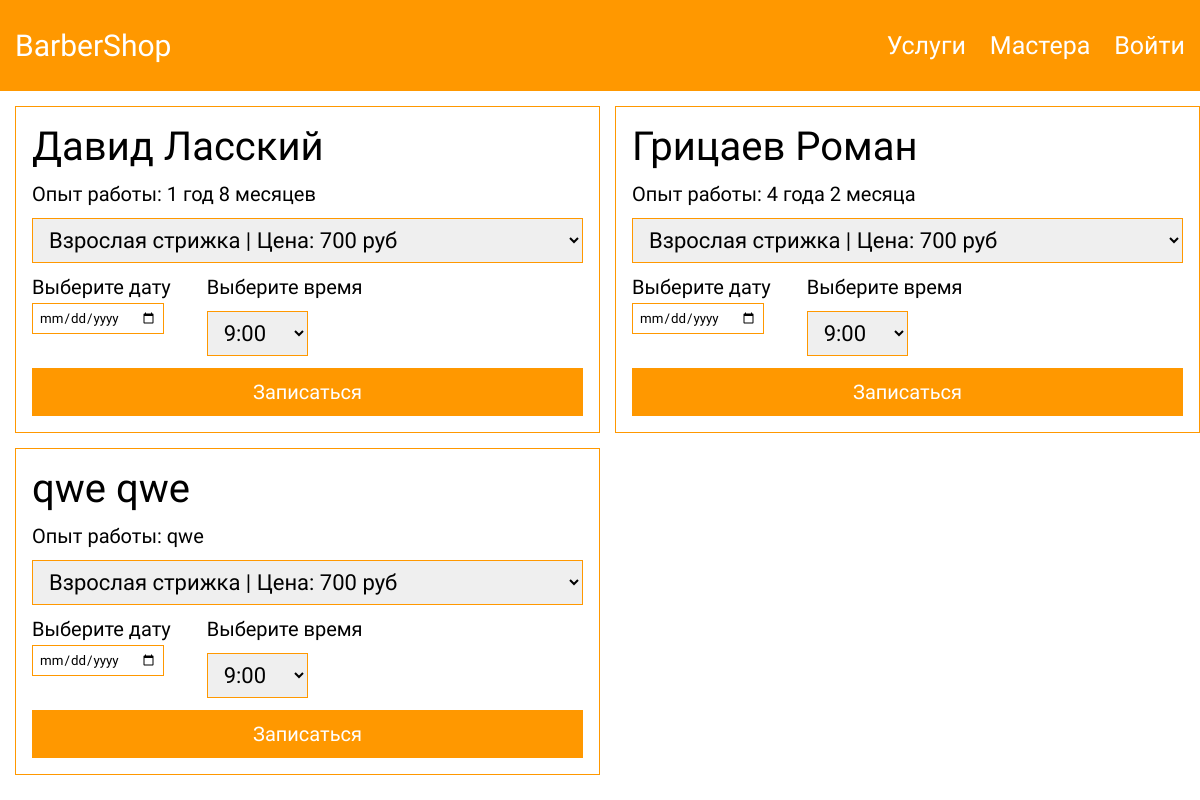
The page /php/pages/barbers.php on the database its author committed.
### tables this page shows
CREATE TABLE `barbers` (
  `id` int(11) NOT NULL,
  `name` varchar(256) NOT NULL,
  `expierence` varchar(256) NOT NULL,
  `barber_login` varchar(256) NOT NULL
);

### php/pages/barbers.php (the view, shortened to what this page needs)
<?php require_once('../scripts/db.php'); ?>
<link rel="stylesheet" href="/css/global.css">
<link rel="stylesheet" href="/css/header.css">
<link rel="stylesheet" href="/css/card.css">
<link rel="stylesheet" href="/css/barbers.css">
<?php require_once('./../header.php'); ?>
<div class="container">
    <?php
    $sql = "SELECT * FROM `barbers`";
    $query = $connect->prepare($sql);
    $query->execute();
    $result = $query->fetchAll(PDO::FETCH_ASSOC);
    echo '<div class="card__container">';
    foreach ($result as $key => $value) {
        echo
        '   <form class="card">
                        <div>
                            <h3 class="card__title">' . $result[$key]["name"] . '</h3>
                            <input id="barber_id" type="hidden" value="' . $result[$key]["id"] . '">
                            <input id="user_id" type="hidden" value="' . $_SESSION['id'] . '">
                            <p class="card__description mt-12">Опыт работы: ' . $result[$key]["expierence"] . '</p>
                        </div>'
    ?>
        <select id="service_id" class="card__select mt-12">
            <?php
            $sql1 = "SELECT * FROM `service`";
            $query1 = $connect->prepare($sql1);
            $query1->execute();
            $result1 = $query1->fetchAll(PDO::FETCH_ASSOC);
            foreach ($result1 as $key => $value) {
                echo
                '<option value="' . $result1[$key]["id"] . '">' . $result1[$key]["title"] . ' | Цена: ' . $result1[$key]['price'] . ' руб</option>';
            }
            ?>
        </select>
        <div class="flex jc-between" style="width: 60%;">
            <div>
                <h4 class="mb-0 mt-12">Выберите дату</h4>
                <input type="date" id="date" class="mt-4" min="<?php echo date("20y-m-d") ?>">
            </div>
            <div>
                <h4 class="mb-0 mt-12">Выберите время</h4>
                <select id="time" class="card__select mt-12">
                    <?php
                    $timetable = ['9:00', '10:00', '11:00', '12:00', '13:00', '14:00', '15:00', '16:00'];
                    foreach ($timetable as $time => $value) {
                        echo '<option value="' . $timetable[$time] . '">' . $timetable[$time] . '</option>';
                    }
                    ?>
                </select>
            </div>
        </div>
    <?php
        echo '<button type="submit" class="btn-reset btn-primary">Записаться</button>
                    </form>
                ';
    }
    echo '</div>';
    ?>
</div>

### css/global.css (style rules this page uses)
* { margin: 0; padding: 0; font-family: 'Roboto', sans-serif; }
.container { max-width: 1410px; padding: 0px 15px; margin: 0 auto; }
.flex { display: flex; }
.jc-between { justify-content: space-between; }
.mt-12 { margin-top: 12px; }
.mt-4 { margin-top: 4px; }
.mb-0 { margin-bottom: 0; }
.btn-reset { padding: 12px 26px; cursor: pointer; outline: none; border: none; font-size: 2rem; }
.btn-primary { margin-top: 12px; background-color: var(--main-color); color: white; }

### css/card.css (style rules this page uses)
.card__container { padding-top: 15px; display: grid; grid-template-columns: 50% 50%; gap: 15px; }
.card { padding: 16px; border: 1px solid var(--main-color); display: flex; flex-direction: column; justify-content: space-between; }
.card__title { font-size: 4rem; }
.card__select { padding: 8px 12px; border: 1px solid var(--main-color); font-size: 2.2rem; }

### css/barbers.css (style rules this page uses)
#date { padding: 6px; border: 1px solid var(--main-color); }

### rows shown on the page
barbers: name "Давид Ласский", expierence "1 год 8 месяцев"
barbers: name "Грицаев Роман", expierence "4 года 2 месяца"
barbers: name "qwe qwe", expierence "qwe"

### other values the page prints
form field value "Взрослая стрижка | Цена: 700 руб"
form field value "9:00"
